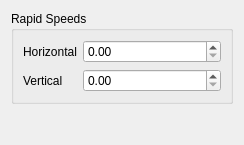
      <widget class="QWidget" name="page_2">
       <property name="geometry">
        <rect>
         <x>0</x>
         <y>0</y>
         <width>244</width>
         <height>145</height>
        </rect>
       </property>
       <attribute name="label">
        <string>Default Values</string>
       </attribute>
       <layout class="QVBoxLayout" name="verticalLayout_8">
        <item>
         <widget class="QGroupBox" name="groupBox_3">
          <property name="title">
           <string>Rapid Speeds</string>
          </property>
          <layout class="QFormLayout" name="formLayout_2">
           <property name="fieldGrowthPolicy">
            <enum>QFormLayout::AllNonFixedFieldsGrow</enum>
           </property>
           <item row="0" column="0">
            <widget class="QLabel" name="label_8">
             <property name="text">
              <string>Horizontal</string>
             </property>
            </widget>
           </item>
           <item row="0" column="1">
            <widget class="Gui::QuantitySpinBox" name="setupRapidHorizontal" native="true">
             <property name="sizePolicy">
              <sizepolicy hsizetype="MinimumExpanding" vsizetype="Fixed">
               <horstretch>0</horstretch>
               <verstretch>0</verstretch>
              </sizepolicy>
             </property>
             <property name="toolTip">
              <string>&lt;html&gt;&lt;head/&gt;&lt;body&gt;&lt;p&gt;Rapid horizontal speed assigned as HorizRapid to new ToolController.&lt;/p&gt;&lt;/body&gt;&lt;/html&gt;</string>
             </property>
            </widget>
           </item>
           <item row="1" column="0">
            <widget class="QLabel" name="label_12">
             <property name="text">
              <string>Vertical</string>
             </property>
            </widget>
           </item>
           <item row="1" column="1">
            <widget class="Gui::QuantitySpinBox" name="setupRapidVertical" native="true">
             <property name="sizePolicy">
              <sizepolicy hsizetype="MinimumExpanding" vsizetype="Fixed">
               <horstretch>0</horstretch>
               <verstretch>0</verstretch>
              </sizepolicy>
             </property>
             <property name="toolTip">
              <string>&lt;html&gt;&lt;head/&gt;&lt;body&gt;&lt;p&gt;Rapid vertical speed assigne to VertRapid of new ToolController.&lt;/p&gt;&lt;/body&gt;&lt;/html&gt;</string>
             </property>
            </widget>
           </item>
          </layout>
         </widget>
        </item>
        <item>
         <spacer name="verticalSpacer_3">
          <property name="orientation">
           <enum>Qt::Vertical</enum>
          </property>
          <property name="sizeHint" stdset="0">
           <size>
            <width>20</width>
            <height>40</height>
           </size>
          </property>
         </spacer>
        </item>
       </layout>
      </widget>
